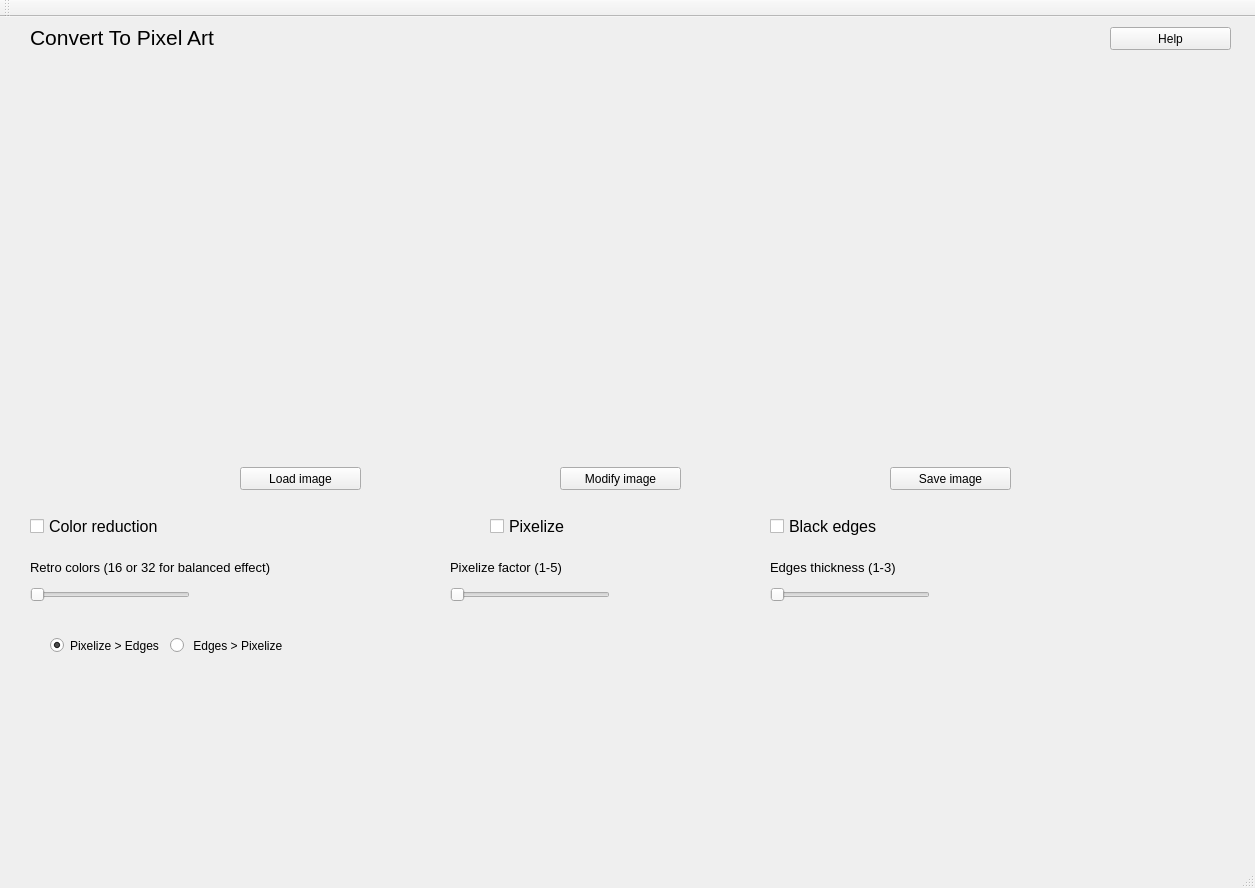
<?xml version="1.0" encoding="UTF-8"?>
<ui version="4.0">
 <class>MainWindow</class>
 <widget class="QMainWindow" name="MainWindow">
  <property name="geometry">
   <rect>
    <x>0</x>
    <y>0</y>
    <width>1255</width>
    <height>888</height>
   </rect>
  </property>
  <property name="windowTitle">
   <string>MainWindow</string>
  </property>
  <widget class="QWidget" name="centralWidget">
   <widget class="QPushButton" name="btnAddImage">
    <property name="geometry">
     <rect>
      <x>240</x>
      <y>450</y>
      <width>121</width>
      <height>23</height>
     </rect>
    </property>
    <property name="text">
     <string>Load image</string>
    </property>
   </widget>
   <widget class="QLabel" name="lblImage">
    <property name="geometry">
     <rect>
      <x>30</x>
      <y>50</y>
      <width>551</width>
      <height>381</height>
     </rect>
    </property>
    <property name="mouseTracking">
     <bool>false</bool>
    </property>
    <property name="autoFillBackground">
     <bool>false</bool>
    </property>
    <property name="text">
     <string/>
    </property>
   </widget>
   <widget class="QPushButton" name="btnConvert">
    <property name="geometry">
     <rect>
      <x>560</x>
      <y>450</y>
      <width>121</width>
      <height>23</height>
     </rect>
    </property>
    <property name="text">
     <string>Modify image</string>
    </property>
   </widget>
   <widget class="QLabel" name="lblConverted">
    <property name="geometry">
     <rect>
      <x>670</x>
      <y>50</y>
      <width>551</width>
      <height>381</height>
     </rect>
    </property>
    <property name="text">
     <string/>
    </property>
   </widget>
   <widget class="QCheckBox" name="checkBoxColorReduction">
    <property name="geometry">
     <rect>
      <x>30</x>
      <y>500</y>
      <width>131</width>
      <height>19</height>
     </rect>
    </property>
    <property name="font">
     <font>
      <pointsize>12</pointsize>
     </font>
    </property>
    <property name="text">
     <string>Color reduction</string>
    </property>
   </widget>
   <widget class="QCheckBox" name="checkBoxPixelize">
    <property name="geometry">
     <rect>
      <x>490</x>
      <y>500</y>
      <width>81</width>
      <height>19</height>
     </rect>
    </property>
    <property name="font">
     <font>
      <pointsize>12</pointsize>
     </font>
    </property>
    <property name="text">
     <string>Pixelize</string>
    </property>
   </widget>
   <widget class="QCheckBox" name="checkBoxEdges">
    <property name="geometry">
     <rect>
      <x>770</x>
      <y>500</y>
      <width>111</width>
      <height>19</height>
     </rect>
    </property>
    <property name="font">
     <font>
      <pointsize>12</pointsize>
     </font>
    </property>
    <property name="text">
     <string>Black edges</string>
    </property>
   </widget>
   <widget class="QPushButton" name="btnSave">
    <property name="geometry">
     <rect>
      <x>890</x>
      <y>450</y>
      <width>121</width>
      <height>23</height>
     </rect>
    </property>
    <property name="text">
     <string>Save image</string>
    </property>
   </widget>
   <widget class="QLabel" name="label">
    <property name="geometry">
     <rect>
      <x>30</x>
      <y>10</y>
      <width>191</width>
      <height>21</height>
     </rect>
    </property>
    <property name="font">
     <font>
      <pointsize>16</pointsize>
     </font>
    </property>
    <property name="text">
     <string>Convert To Pixel Art</string>
    </property>
   </widget>
   <widget class="QPushButton" name="btnHelp">
    <property name="geometry">
     <rect>
      <x>1110</x>
      <y>10</y>
      <width>121</width>
      <height>23</height>
     </rect>
    </property>
    <property name="text">
     <string>Help</string>
    </property>
   </widget>
   <widget class="QSlider" name="thicknessSlider">
    <property name="geometry">
     <rect>
      <x>770</x>
      <y>570</y>
      <width>160</width>
      <height>16</height>
     </rect>
    </property>
    <property name="minimum">
     <number>1</number>
    </property>
    <property name="maximum">
     <number>3</number>
    </property>
    <property name="orientation">
     <enum>Qt::Horizontal</enum>
    </property>
   </widget>
   <widget class="QLabel" name="ThicknessLabel">
    <property name="geometry">
     <rect>
      <x>770</x>
      <y>540</y>
      <width>191</width>
      <height>21</height>
     </rect>
    </property>
    <property name="font">
     <font>
      <pointsize>10</pointsize>
     </font>
    </property>
    <property name="text">
     <string>Edges thickness (1-3)</string>
    </property>
   </widget>
   <widget class="QSlider" name="retroSlider">
    <property name="enabled">
     <bool>true</bool>
    </property>
    <property name="geometry">
     <rect>
      <x>30</x>
      <y>570</y>
      <width>160</width>
      <height>16</height>
     </rect>
    </property>
    <property name="minimum">
     <number>1</number>
    </property>
    <property name="maximum">
     <number>32</number>
    </property>
    <property name="orientation">
     <enum>Qt::Horizontal</enum>
    </property>
   </widget>
   <widget class="QLabel" name="RetroLabel">
    <property name="geometry">
     <rect>
      <x>30</x>
      <y>540</y>
      <width>251</width>
      <height>21</height>
     </rect>
    </property>
    <property name="font">
     <font>
      <pointsize>10</pointsize>
     </font>
    </property>
    <property name="text">
     <string>Retro colors (16 or 32 for balanced effect)</string>
    </property>
   </widget>
   <widget class="QSlider" name="pixelizeSlider">
    <property name="geometry">
     <rect>
      <x>450</x>
      <y>570</y>
      <width>160</width>
      <height>16</height>
     </rect>
    </property>
    <property name="minimum">
     <number>1</number>
    </property>
    <property name="maximum">
     <number>5</number>
    </property>
    <property name="orientation">
     <enum>Qt::Horizontal</enum>
    </property>
   </widget>
   <widget class="QLabel" name="PixelizeLabel">
    <property name="geometry">
     <rect>
      <x>450</x>
      <y>540</y>
      <width>191</width>
      <height>21</height>
     </rect>
    </property>
    <property name="font">
     <font>
      <pointsize>10</pointsize>
     </font>
    </property>
    <property name="text">
     <string>Pixelize factor (1-5)</string>
    </property>
   </widget>
   <widget class="QRadioButton" name="pixelizeFirst">
    <property name="geometry">
     <rect>
      <x>50</x>
      <y>620</y>
      <width>111</width>
      <height>17</height>
     </rect>
    </property>
    <property name="text">
     <string>Pixelize &gt; Edges</string>
    </property>
    <property name="checked">
     <bool>true</bool>
    </property>
   </widget>
   <widget class="QRadioButton" name="edgesFirst">
    <property name="geometry">
     <rect>
      <x>170</x>
      <y>620</y>
      <width>131</width>
      <height>17</height>
     </rect>
    </property>
    <property name="text">
     <string> Edges &gt; Pixelize</string>
    </property>
   </widget>
  </widget>
  <widget class="QToolBar" name="mainToolBar">
   <attribute name="toolBarArea">
    <enum>TopToolBarArea</enum>
   </attribute>
   <attribute name="toolBarBreak">
    <bool>false</bool>
   </attribute>
  </widget>
  <widget class="QStatusBar" name="statusBar"/>
 </widget>
 <layoutdefault spacing="6" margin="11"/>
 <resources/>
 <connections/>
</ui>
